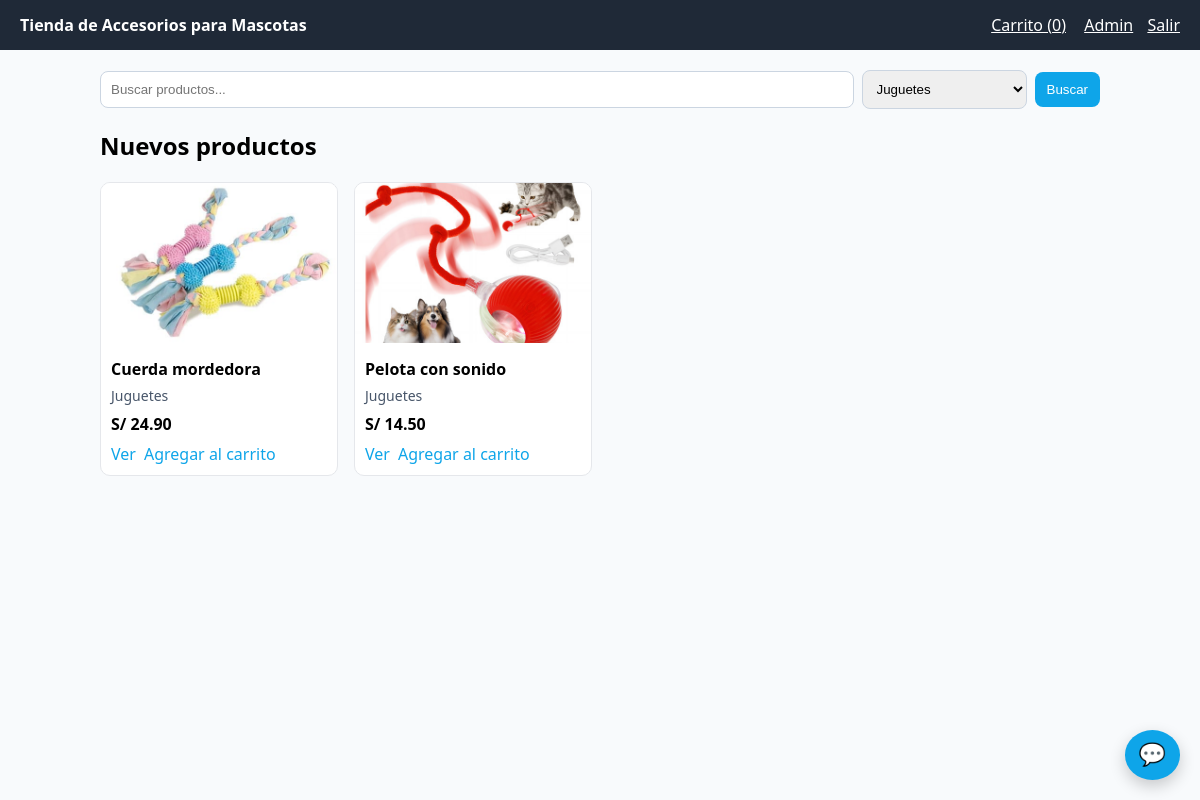
Page /index.php?cat=2 (signed in) on the committed database.
### tables this page shows
CREATE TABLE productos (
  id INT AUTO_INCREMENT PRIMARY KEY,
  categoria_id INT,
  nombre VARCHAR(150) NOT NULL,
  descripcion TEXT,
  precio DECIMAL(10,2) NOT NULL,
  stock INT DEFAULT 0,
  imagen VARCHAR(255),
  FOREIGN KEY (categoria_id) REFERENCES categorias(id) ON DELETE SET NULL
);

CREATE TABLE categorias (
  id INT AUTO_INCREMENT PRIMARY KEY,
  nombre VARCHAR(100) NOT NULL,
  descripcion TEXT
);

### index.php (the view, shortened to what this page needs)
<?php
require_once __DIR__ . '/conexion.php';
$q = trim($_GET['q'] ?? '');
$cat = (int)($_GET['cat'] ?? 0);
$params = [];
$sql = "SELECT p.id, p.nombre, p.descripcion, p.precio, p.imagen, c.nombre AS categoria FROM productos p LEFT JOIN categorias c ON c.id=p.categoria_id";
$w = [];
if($cat){ $w[] = 'p.categoria_id = ?'; $params[] = $cat; }
if($w){ $sql .= ' WHERE ' . implode(' AND ', $w); }
$sql .= ' ORDER BY p.id DESC LIMIT 24';
$st = $pdo->prepare($sql); $st->execute($params); $productos = $st->fetchAll();
$cats = $pdo->query("SELECT id,nombre FROM categorias ORDER BY nombre")->fetchAll();
$cartCount = 0; if(!empty($_SESSION['cart'])){ foreach($_SESSION['cart'] as $k=>$v){ $cartCount += (int)$v; } }
?>
<!doctype html>
<html lang="es">
<head>
  <link rel="stylesheet" href="assets/css/style.css">
</head>
<body>
  <header>
    <div><strong>Tienda de Accesorios para Mascotas</strong></div>
    <nav>
      <a href="cart.php" style="color:#fff;margin-right:14px">Carrito (<?= (int)$cartCount ?>)</a>
      <?php if(!empty($_SESSION['usuario_id'])): ?>
        <a href="admin.php" style="color:#fff;margin-right:10px">Admin</a>
        <a href="logout.php" style="color:#fff">Salir</a>
      <?php else: ?>
        <a href="login.php" style="color:#fff;margin-right:10px">Ingresar</a>
        <a href="register.php" style="color:#fff">Registrarse</a>
      <?php endif; ?>
    </nav>
  </header>
  <div class="container">
    <form method="get" style="display:flex;gap:8px;align-items:center;margin-bottom:12px">
      <input type="text" name="q" value="<?= htmlspecialchars($q) ?>" placeholder="Buscar productos..." style="flex:1;padding:10px;border:1px solid #cbd5e1;border-radius:8px">
      <select name="cat" style="padding:10px;border:1px solid #cbd5e1;border-radius:8px">
        <?php foreach($cats as $c): ?>
          <option value="<?= (int)$c['id'] ?>" <?= $cat===(int)$c['id']? 'selected':'' ?>><?= htmlspecialchars($c['nombre']) ?></option>
        <?php endforeach; ?>
      </select>
      <button style="padding:10px 12px;border:0;border-radius:8px;background:#0ea5e9;color:#fff;cursor:pointer">Buscar</button>
    </form>
    <h2>Nuevos productos</h2>
    <div class="grid">
      <?php foreach($productos as $p): ?>
        <div class="card">
          <img src="<?= htmlspecialchars($p['imagen'] ?: 'https://placehold.co/400x300?text=Mascotas') ?>" alt="">
          <div class="b">
            <h3><a href="product.php?id=<?= (int)$p['id'] ?>" style="text-decoration:none;color:inherit"><?= htmlspecialchars($p['nombre']) ?></a></h3>
            <p><?= htmlspecialchars($p['categoria'] ?: 'Sin categoría') ?></p>
            <div class="price">S/ <?= number_format((float)$p['precio'],2) ?></div>
            <div style="margin-top:8px;display:flex;gap:8px">
              <a href="product.php?id=<?= (int)$p['id'] ?>" style="color:#0ea5e9;text-decoration:none">Ver</a>
              <a href="cart.php?action=add&id=<?= (int)$p['id'] ?>" style="color:#0ea5e9;text-decoration:none">Agregar al carrito</a>
            </div>
          </div>
        </div>
      <?php endforeach; ?>
    </div>
  </div>
</body>
</html>

### assets/css/style.css (style rules this page uses)
body { font-family:system-ui,-apple-system,Segoe UI,Roboto,Ubuntu,Cantarell,Noto Sans,sans-serif;margin:0;background:#f8fafc }
header { background:#1f2937;color:#fff;padding:14px 20px;display:flex;justify-content:space-between;align-items:center }
.container { max-width:1000px;margin:20px auto;padding:0 16px }
.grid { display:grid;grid-template-columns:repeat(auto-fill,minmax(220px,1fr));gap:16px }
.card { background:#fff;border:1px solid #e5e7eb;border-radius:10px;overflow:hidden }
.card img { width:100%;height:160px;object-fit:cover;background:#f1f5f9 }
.card .b { padding:10px }
.card h3 { margin:0 0 6px;font-size:16px }
.card p { margin:0;color:#475569;font-size:14px }
.price { font-weight:700;margin-top:8px }

### rows in the picture
productos: imagen (picture), nombre "Cuerda mordedora", categoria.nombre "Juguetes", precio "24.90"
productos: imagen (picture), nombre "Pelota con sonido", categoria.nombre "Juguetes", precio "14.50"

### other values in the picture
$cartCount "0"
form field cat "Juguetes"
